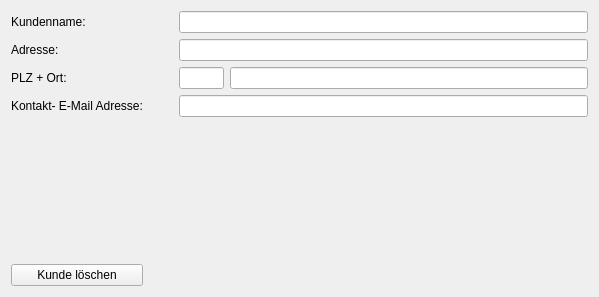
<?xml version="1.0" encoding="UTF-8"?>
<ui version="4.0">
 <class>CustomerViewModuleMain</class>
 <widget class="QWidget" name="CustomerViewModuleMain">
  <property name="geometry">
   <rect>
    <x>0</x>
    <y>0</y>
    <width>599</width>
    <height>297</height>
   </rect>
  </property>
  <property name="windowTitle">
   <string>Form</string>
  </property>
  <layout class="QGridLayout" name="gridLayout">
   <item row="0" column="0">
    <widget class="QLabel" name="label">
     <property name="text">
      <string>Kundenname:</string>
     </property>
    </widget>
   </item>
   <item row="3" column="1">
    <spacer name="horizontalSpacer_4">
     <property name="orientation">
      <enum>Qt::Horizontal</enum>
     </property>
     <property name="sizeType">
      <enum>QSizePolicy::Fixed</enum>
     </property>
     <property name="sizeHint" stdset="0">
      <size>
       <width>30</width>
       <height>20</height>
      </size>
     </property>
    </spacer>
   </item>
   <item row="3" column="2" colspan="2">
    <widget class="QLineEdit" name="inputContactEMail">
     <property name="readOnly">
      <bool>false</bool>
     </property>
    </widget>
   </item>
   <item row="2" column="2">
    <widget class="QLineEdit" name="inputPlz">
     <property name="maximumSize">
      <size>
       <width>45</width>
       <height>16777215</height>
      </size>
     </property>
     <property name="text">
      <string/>
     </property>
     <property name="readOnly">
      <bool>false</bool>
     </property>
    </widget>
   </item>
   <item row="1" column="0">
    <widget class="QLabel" name="label_2">
     <property name="text">
      <string>Adresse:</string>
     </property>
    </widget>
   </item>
   <item row="1" column="2" colspan="2">
    <widget class="QLineEdit" name="inputAddress">
     <property name="readOnly">
      <bool>false</bool>
     </property>
    </widget>
   </item>
   <item row="5" column="0">
    <spacer name="verticalSpacer">
     <property name="orientation">
      <enum>Qt::Vertical</enum>
     </property>
     <property name="sizeHint" stdset="0">
      <size>
       <width>20</width>
       <height>40</height>
      </size>
     </property>
    </spacer>
   </item>
   <item row="2" column="3">
    <widget class="QLineEdit" name="inputCity">
     <property name="readOnly">
      <bool>false</bool>
     </property>
    </widget>
   </item>
   <item row="0" column="2" colspan="2">
    <widget class="QLineEdit" name="inputCustomerName">
     <property name="readOnly">
      <bool>false</bool>
     </property>
    </widget>
   </item>
   <item row="2" column="0">
    <widget class="QLabel" name="label_3">
     <property name="text">
      <string>PLZ + Ort:</string>
     </property>
    </widget>
   </item>
   <item row="2" column="1">
    <spacer name="horizontalSpacer_3">
     <property name="orientation">
      <enum>Qt::Horizontal</enum>
     </property>
     <property name="sizeType">
      <enum>QSizePolicy::Fixed</enum>
     </property>
     <property name="sizeHint" stdset="0">
      <size>
       <width>30</width>
       <height>20</height>
      </size>
     </property>
    </spacer>
   </item>
   <item row="0" column="1">
    <spacer name="horizontalSpacer">
     <property name="orientation">
      <enum>Qt::Horizontal</enum>
     </property>
     <property name="sizeType">
      <enum>QSizePolicy::Fixed</enum>
     </property>
     <property name="sizeHint" stdset="0">
      <size>
       <width>30</width>
       <height>20</height>
      </size>
     </property>
    </spacer>
   </item>
   <item row="1" column="1">
    <spacer name="horizontalSpacer_2">
     <property name="orientation">
      <enum>Qt::Horizontal</enum>
     </property>
     <property name="sizeType">
      <enum>QSizePolicy::Fixed</enum>
     </property>
     <property name="sizeHint" stdset="0">
      <size>
       <width>30</width>
       <height>20</height>
      </size>
     </property>
    </spacer>
   </item>
   <item row="3" column="0">
    <widget class="QLabel" name="label_4">
     <property name="text">
      <string>Kontakt- E-Mail Adresse:</string>
     </property>
    </widget>
   </item>
   <item row="6" column="0">
    <widget class="QPushButton" name="pushDelete">
     <property name="text">
      <string>Kunde löschen</string>
     </property>
    </widget>
   </item>
  </layout>
 </widget>
 <resources/>
 <connections/>
</ui>
